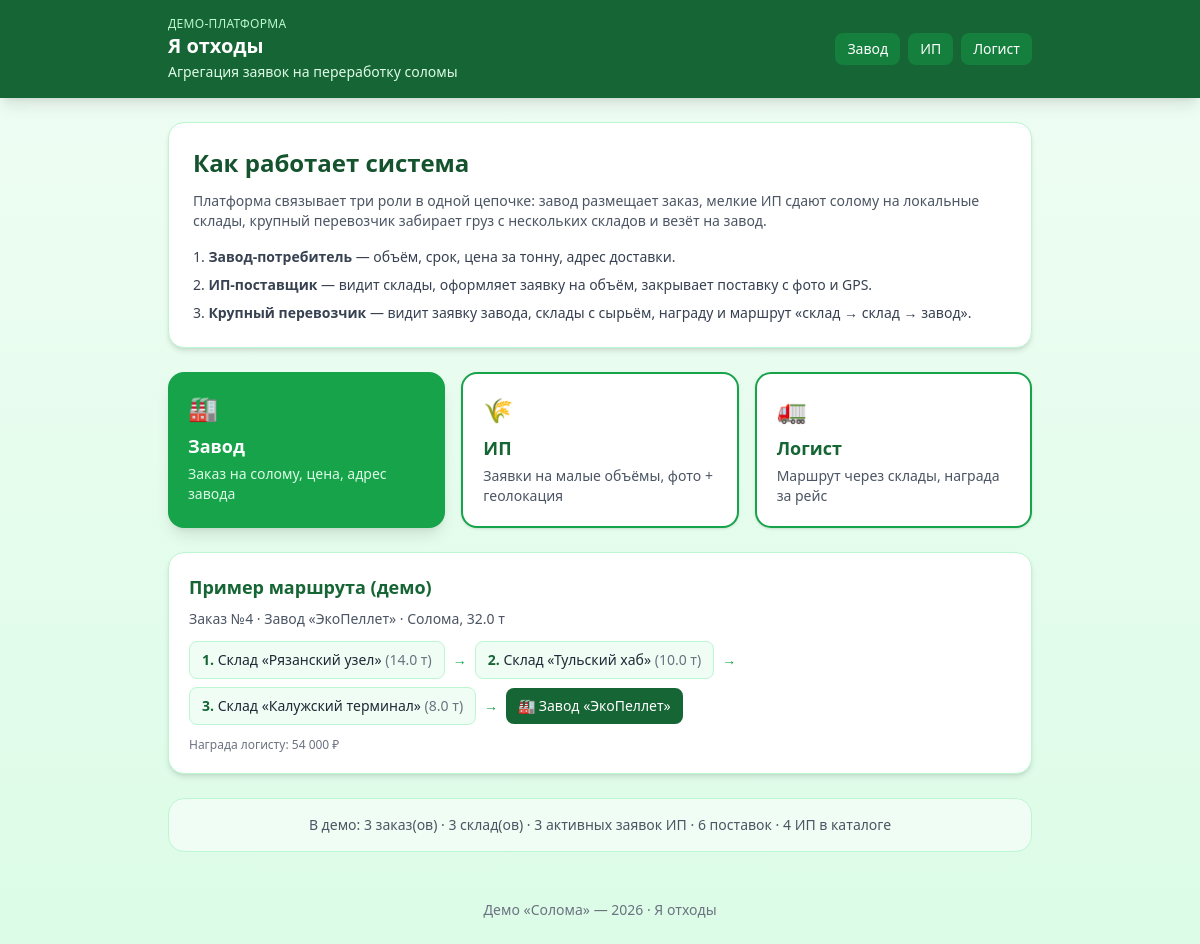
The page / on the database its author committed.
### tables this page shows
CREATE TABLE factory_orders (
            id INTEGER PRIMARY KEY AUTOINCREMENT,
            factory_name TEXT NOT NULL,
            material TEXT NOT NULL DEFAULT 'Солома',
            quantity_tons REAL NOT NULL,
            delivery_date TEXT NOT NULL,
            prepay_amount REAL NOT NULL,
            reward_supplier_per_ton REAL NOT NULL,
            reward_logistics REAL NOT NULL,
            factory_address TEXT,
            factory_lat REAL NOT NULL,
            factory_lng REAL NOT NULL,
            warehouse_id INTEGER NOT NULL,
            status TEXT NOT NULL DEFAULT 'сбор',
            created_at TEXT NOT NULL DEFAULT (datetime('now', 'localtime')),
            FOREIGN KEY (warehouse_id) REFERENCES warehouses(id)
        );

CREATE TABLE order_route_stops (
            id INTEGER PRIMARY KEY AUTOINCREMENT,
            order_id INTEGER NOT NULL,
            warehouse_id INTEGER NOT NULL,
            stop_order INTEGER NOT NULL,
            tons_at_stop REAL NOT NULL DEFAULT 0,
            FOREIGN KEY (order_id) REFERENCES factory_orders(id),
            FOREIGN KEY (warehouse_id) REFERENCES warehouses(id)
        );

CREATE TABLE warehouses (
            id INTEGER PRIMARY KEY AUTOINCREMENT,
            name TEXT NOT NULL,
            address TEXT NOT NULL,
            latitude REAL NOT NULL,
            longitude REAL NOT NULL
        );

### app.py (the view)
@app.route("/")
def home():
    db = get_db()
    stats = {
        "orders": db.execute("SELECT COUNT(*) AS c FROM factory_orders").fetchone()["c"],
        "deliveries": db.execute(
            "SELECT COUNT(*) AS c FROM supplier_deliveries"
        ).fetchone()["c"],
        "suppliers": db.execute(
            "SELECT COUNT(*) AS c FROM supplier_profiles"
        ).fetchone()["c"],
        "warehouses": db.execute("SELECT COUNT(*) AS c FROM warehouses").fetchone()["c"],
        "offers": db.execute(
            "SELECT COUNT(*) AS c FROM supplier_offers WHERE status = 'активна'"
        ).fetchone()["c"],
    }
    demo_order = db.execute(
        """
        SELECT o.*, w.name AS warehouse_name
        FROM factory_orders o
        JOIN warehouses w ON w.id = o.warehouse_id
        WHERE o.status = 'на_складе'
        ORDER BY o.id DESC LIMIT 1
        """
    ).fetchone()
    route_preview = _route_stops(db, demo_order["id"]) if demo_order else []
    return render_template(
        "home.html",
        stats=stats,
        demo_order=demo_order,
        route_preview=route_preview,
    )

### app.py (called while the page is built)
def get_db():
    if "db" not in g:
        g.db = sqlite3.connect(DATABASE)
        g.db.row_factory = sqlite3.Row
        g.db.execute("PRAGMA foreign_keys = ON")
    return g.db

@app.context_processor
def inject_globals():
    return {"now_year": datetime.now().year}

def _route_stops(db, order_id):
    return db.execute(
        """
        SELECT s.*, w.name AS warehouse_name, w.address AS warehouse_address,
               w.latitude, w.longitude
        FROM order_route_stops s
        JOIN warehouses w ON w.id = s.warehouse_id
        WHERE s.order_id = ?
        ORDER BY s.stop_order ASC
        """,
        (order_id,),
    ).fetchall()

### templates/home.html (shortened to what this page needs)
{% extends "base.html" %}
{% block subtitle %}Агрегация заявок на переработку соломы{% endblock %}
{% block content %}
<section class="bg-white rounded-2xl shadow-md border border-eco-200 p-6 mb-6">
  <h2 class="text-2xl font-bold text-eco-900 mb-3">Как работает система</h2>
  <p class="text-gray-600 text-sm mb-4">
    Платформа связывает три роли в одной цепочке: завод размещает заказ,
    мелкие ИП сдают солому на локальные склады, крупный перевозчик забирает
    груз с нескольких складов и везёт на завод.
  </p>
  <ol class="list-decimal list-inside space-y-2 text-gray-700 text-sm">
    <li><strong>Завод-потребитель</strong> — объём, срок, цена за тонну, адрес доставки.</li>
    <li><strong>ИП-поставщик</strong> — видит склады, оформляет заявку на объём, закрывает поставку с фото и GPS.</li>
    <li><strong>Крупный перевозчик</strong> — видит заявку завода, склады с сырьём, награду и маршрут «склад → склад → завод».</li>
  </ol>
</section>
<div class="grid sm:grid-cols-3 gap-4 mb-6">
  <a href="{{ url_for('factory') }}" class="bg-eco-600 hover:bg-eco-700 text-white rounded-2xl p-5 shadow-lg transition">
    <span class="text-2xl">🏭</span>
    <h3 class="font-bold text-lg mt-2">Завод</h3>
    <p class="text-eco-100 text-sm mt-1">Заказ на солому, цена, адрес завода</p>
  </a>
  <a href="{{ url_for('supplier') }}" class="bg-white border-2 border-eco-600 hover:bg-eco-50 rounded-2xl p-5 shadow transition">
    <span class="text-2xl">🌾</span>
    <h3 class="font-bold text-lg mt-2 text-eco-800">ИП</h3>
    <p class="text-gray-600 text-sm mt-1">Заявки на малые объёмы, фото + геолокация</p>
  </a>
  <a href="{{ url_for('logistics') }}" class="bg-white border-2 border-eco-600 hover:bg-eco-50 rounded-2xl p-5 shadow transition">
    <span class="text-2xl">🚛</span>
    <h3 class="font-bold text-lg mt-2 text-eco-800">Логист</h3>
    <p class="text-gray-600 text-sm mt-1">Маршрут через склады, награда за рейс</p>
  </a>
</div>
{% if demo_order and route_preview %}
<section class="bg-white rounded-2xl shadow-md border border-eco-200 p-5 mb-6">
  <h2 class="text-lg font-bold text-eco-800 mb-2">Пример маршрута (демо)</h2>
  <p class="text-sm text-gray-600 mb-3">
    Заказ №{{ demo_order.id }} · {{ demo_order.factory_name }} · {{ demo_order.material }}, {{ demo_order.quantity_tons }} т
  </p>
  <div class="flex flex-wrap items-center gap-2 text-sm">
    {% for stop in route_preview %}
    <span class="bg-eco-50 border border-eco-200 rounded-lg px-3 py-2">
      <span class="font-bold text-eco-800">{{ stop.stop_order }}.</span>
      {{ stop.warehouse_name }}
      <span class="text-gray-500">({{ stop.tons_at_stop }} т)</span>
    </span>
    {% if not loop.last %}<span class="text-eco-600 font-bold">→</span>{% endif %}
    {% endfor %}
    <span class="text-eco-600 font-bold">→</span>
    <span class="bg-eco-800 text-white rounded-lg px-3 py-2 font-medium">
      🏭 {{ demo_order.factory_name }}
    </span>
  </div>
  <p class="text-xs text-gray-500 mt-3">
    Награда логисту: {{ "{:,.0f}".format(demo_order.reward_logistics).replace(",", " ") }} ₽
  </p>
</section>
{% endif %}
<section class="bg-eco-50 border border-eco-200 rounded-2xl p-4 text-sm text-gray-600">
  <p class="text-center">
    В демо: {{ stats.orders }} заказ(ов) · {{ stats.warehouses }} склад(ов) ·
    {{ stats.offers }} активных заявок ИП · {{ stats.deliveries }} поставок ·
    {{ stats.suppliers }} ИП в каталоге
  </p>
</section>
{% endblock %}

### templates/base.html (shortened to what this page needs)
<!DOCTYPE html>
<html lang="ru">
<head>
  <script src="https://cdn.tailwindcss.com"></script>
</head>
<body class="min-h-screen bg-gradient-to-b from-eco-50 to-eco-100 text-gray-800">
  <header class="bg-eco-800 text-white shadow-lg">
    <div class="max-w-4xl mx-auto px-4 py-4">
      <div class="flex flex-wrap items-center justify-between gap-3">
        <div>
          <a href="{{ url_for('home') }}" class="hover:opacity-90">
            <p class="text-eco-200 text-xs font-medium uppercase tracking-wide">Демо-платформа</p>
            <h1 class="text-xl font-bold">Я отходы</h1>
          </a>
          <p class="text-eco-100 text-sm mt-0.5">{% block subtitle %}{% endblock %}</p>
        </div>
        <nav class="flex flex-wrap gap-2 text-sm">
          <a href="{{ url_for('factory') }}" class="px-3 py-1.5 rounded-lg bg-eco-700 hover:bg-eco-600">Завод</a>
          <a href="{{ url_for('supplier') }}" class="px-3 py-1.5 rounded-lg bg-eco-700 hover:bg-eco-600">ИП</a>
          <a href="{{ url_for('logistics') }}" class="px-3 py-1.5 rounded-lg bg-eco-700 hover:bg-eco-600">Логист</a>
        </nav>
      </div>
    </div>
  </header>
  <main class="max-w-4xl mx-auto px-4 py-6">
    {% block content %}{% endblock %}
  </main>
  <footer class="max-w-4xl mx-auto px-4 py-6 text-center text-sm text-gray-500">
    Демо «Солома» — {{ now_year }} · Я отходы
  </footer>
</body>
</html>

### rows shown on the page
factory_orders: id "4", factory_name "Завод «ЭкоПеллет»", material "Солома", quantity_tons "32.0", reward_logistics "54 000"
order_route_stops: stop_order "1", warehouse_name "Склад «Рязанский узел»", tons_at_stop "14.0"
order_route_stops: stop_order "2", warehouse_name "Склад «Тульский хаб»", tons_at_stop "10.0"
order_route_stops: stop_order "3", warehouse_name "Склад «Калужский терминал»", tons_at_stop "8.0"

### other values the page prints
{{ stats.orders }} "3"
{{ stats.warehouses }} "3"
{{ stats.offers }} "3"
{{ stats.deliveries }} "6"
{{ stats.suppliers }} "4"
